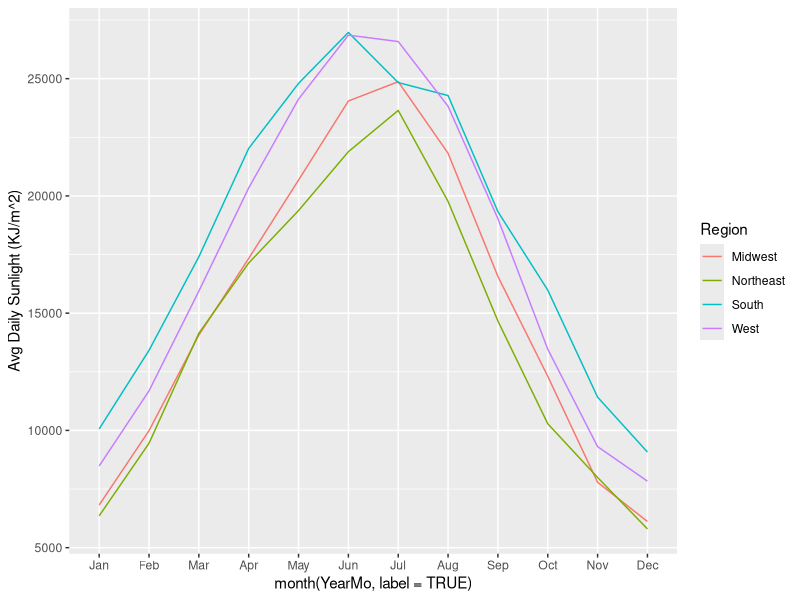
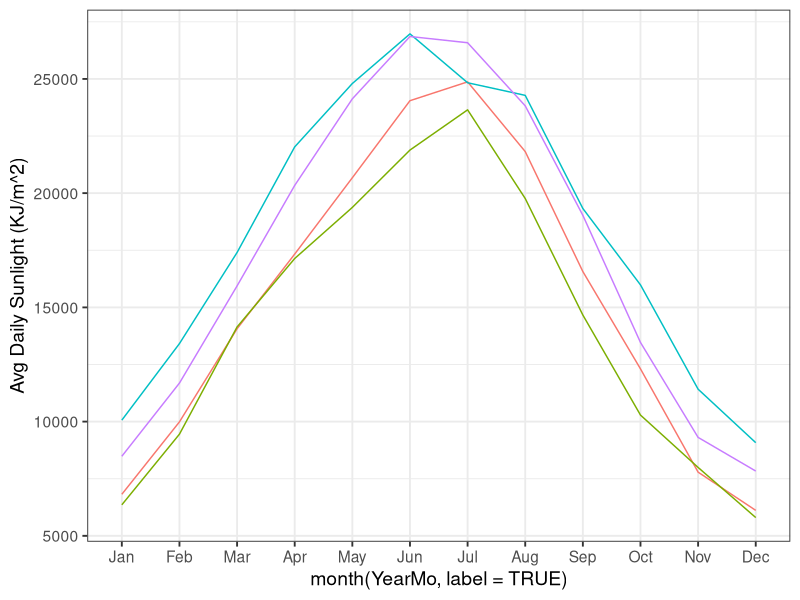
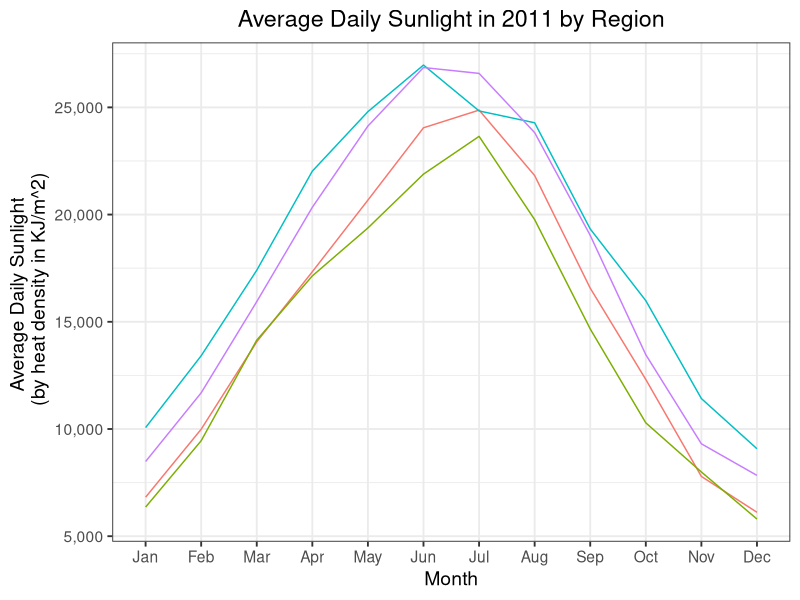
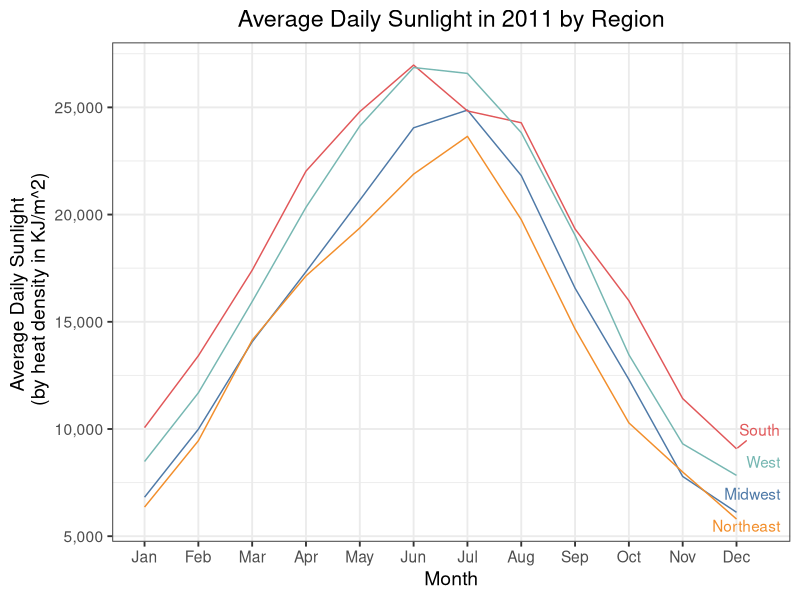

Generate these figures, in order, with R:
## ---- chunk 1
knitr::opts_chunk$set(echo = TRUE)
## ---- chunk 2
require(readr)
require(tidyverse)
require(ggthemes)
require(dplyr)
require(lubridate)
require(ggrepel)
require(viridis)
## ---- chunk 3
regional_sunlight <- read_delim("NLDAS Daily Sunlight By Region.txt",
      delim = "\t",escape_double = FALSE,
      col_types = cols(Notes = col_skip(),
                       `Region Code`= col_skip(), `Month, Year`= col_skip(),
                       `Month, Year Code`=col_date(format = "%Y/%m")),
      trim_ws = TRUE)
## ---- chunk 4
regional_sunlight <- regional_sunlight %>% 
  drop_na() %>% 
  rename("YearMo" = "Month, Year Code") %>% 
  mutate(Region = recode(Region,"Census Region 1: Northeast" = "Northeast",
                         "Census Region 2: Midwest" = "Midwest",
                         "Census Region 3: South" = "South",
                         "Census Region 4: West" = "West"))
## ---- chunk 5
twenty_eleven <- regional_sunlight %>% 
  filter(year(YearMo)==2011)
## ---- chunk 6
p_sun <- twenty_eleven %>% 
  ggplot(mapping = aes(x = month(YearMo,label=TRUE),
                       y = `Avg Daily Sunlight (KJ/m^2)`,
                       group = Region)) +
  geom_line(aes(col = `Region`))

p_sun
## ---- chunk 7
p_sun <- p_sun +
  theme_bw(base_size = 14,base_family = "sans") +
  theme(legend.position = "none")

p_sun
## ---- chunk 8
p_sun <- p_sun +
  labs(x="Month",y="Average Daily Sunlight \n (by heat density in KJ/m^2)",
       title = "Average Daily Sunlight in 2011 by Region") +
  scale_y_continuous(labels = scales::label_comma()) +
  theme(plot.title = element_text(hjust = 0.5))

p_sun
## ---- chunk 9
# find end of lines
line_ends <- ggplot_build(p_sun)$data[[1]] %>% 
  group_by(colour) %>% 
  filter(x==max(x))

# add region label
line_ends$Region <- regional_sunlight %>% pull(Region) %>% 
  unique() %>% 
  as.character() %>% 
  sort()
## ---- chunk 10
p_sun <- p_sun + ggrepel::geom_label_repel(data = line_ends,
                          aes(x = line_ends$x, y = line_ends$y,
                              label = Region, colour = Region),
                          nudge_x = 1,
                          label.size = NA,
                          fill = alpha(c("white"),0)) +
  scale_color_tableau()

p_sun
